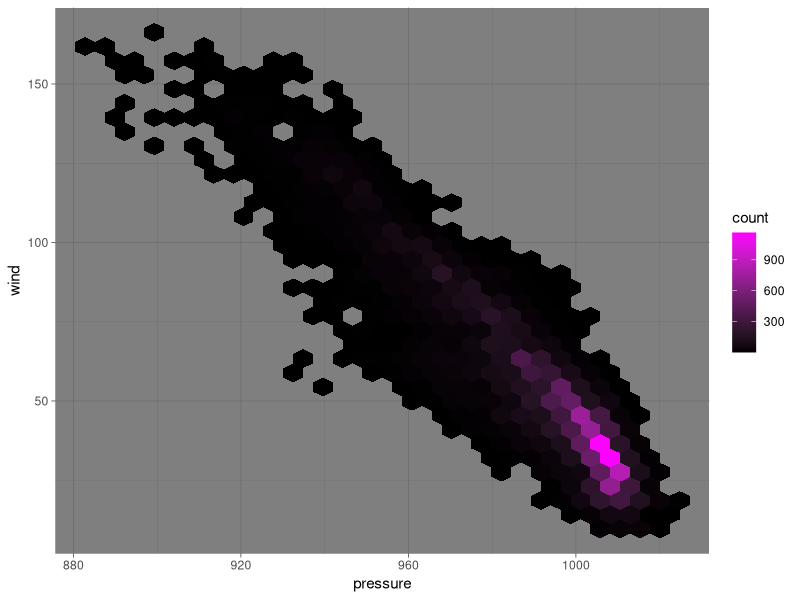

This figure's R source:
## ---- chunk 1
knitr::opts_chunk$set(echo = TRUE)
library(tidyverse)
## ---- chunk 2
ggplot(data = storms, aes(x = pressure, y = wind)) +
	geom_hex() +
  scale_fill_gradient(low = "black", high = "magenta") +
  theme_dark()

